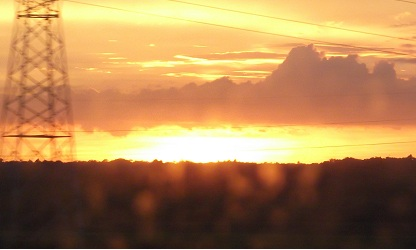
%> input picture matlab/texts/huitu/a.JPG, 416 x 250 px
$ octave read.m   (GNU Octave 9; MATLAB toolbox functions it lacks are replaced by stand-ins)
%> lines starting %> are read from the running program, lines starting %| are printed output that depends on the picture
clc
clear all
Img=imread('a.jpg');
%> Img is the input picture: size 250x416x3 uint8; mean R, G, B 174.1, 130.7, 83.2
figure(1)
image(Img);
s=size(Img);
%> s = [250 416 3]
Img(1:50,1:s(2))=2;
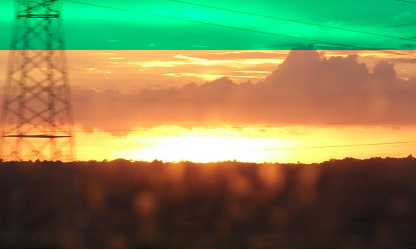
%> Img: size 250x416x3 uint8; mean R, G, B 124.9, 130.7, 83.2
Img(51:100,1:s(2))=8;
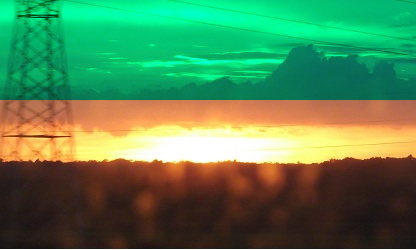
%> Img: size 250x416x3 uint8; mean R, G, B 83.8, 130.7, 83.2
Img(100:150,1:s(2))=16;
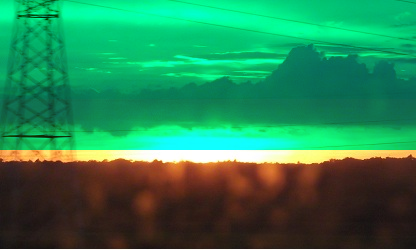
%> Img: size 250x416x3 uint8; mean R, G, B 41, 130.7, 83.2
Img(150:200,1:s(2))=64;
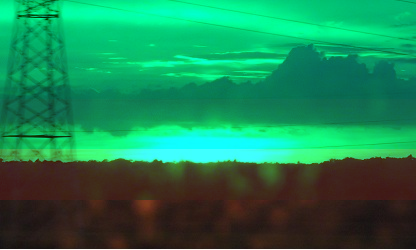
%> Img: size 250x416x3 uint8; mean R, G, B 28.3, 130.7, 83.2
%> (the run ends here)
